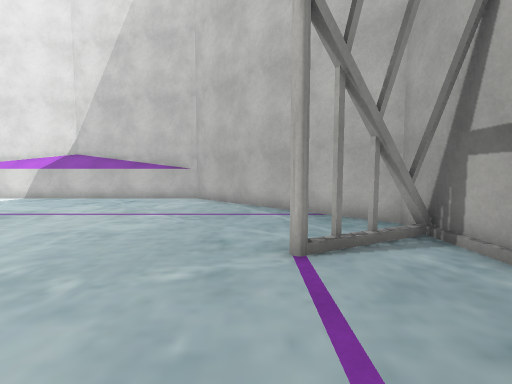
View 1 (above)

21 first-person views from a walk through a Unity game level. The camera is 1.2 m above the floor, tilts 4° down and sees 90° across. The floor is counted in squares, 1 m on a side. Each view is taken from the middle of a square. On the plan, view 1 faces up. The plan holds only what a view shows up to about 12 squares ahead; the rest is blank. The place goes on beyond the plan. Some surface patterns are stand-ins.

View 2
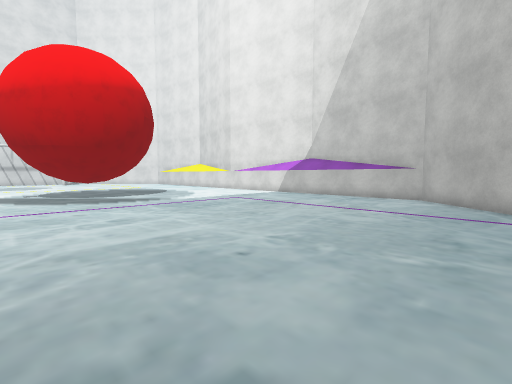

View 3
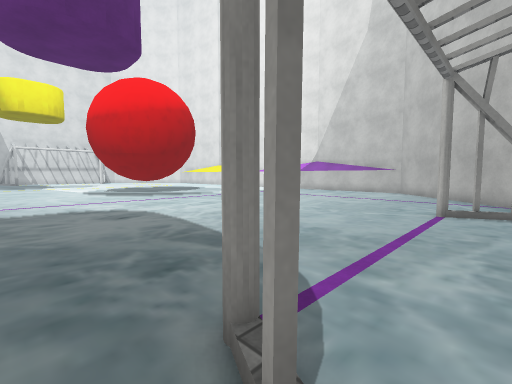

View 4
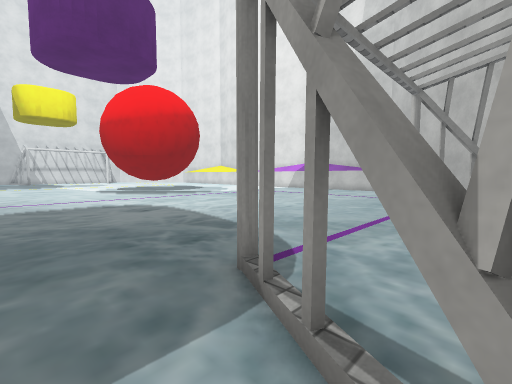

View 5
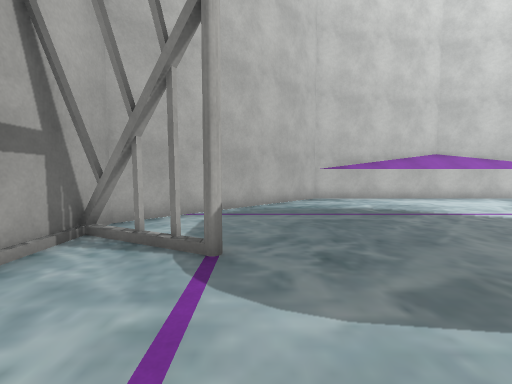

View 6
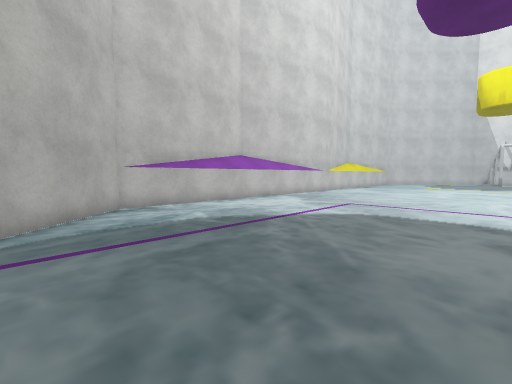

View 7
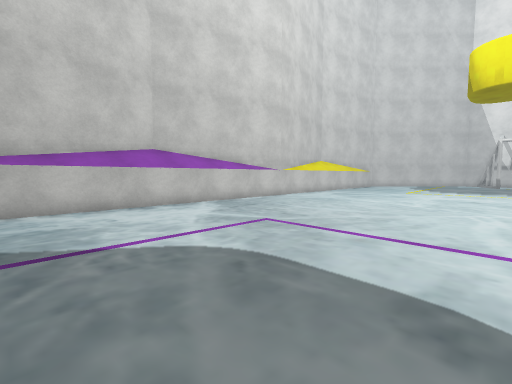

View 8
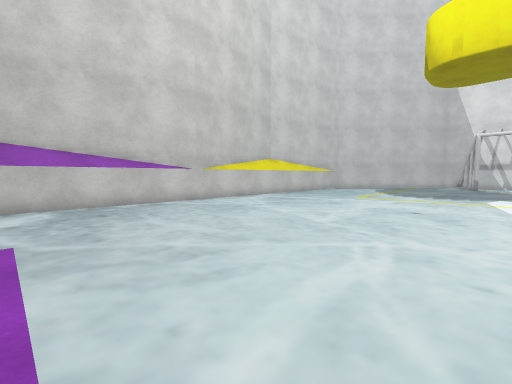

View 9
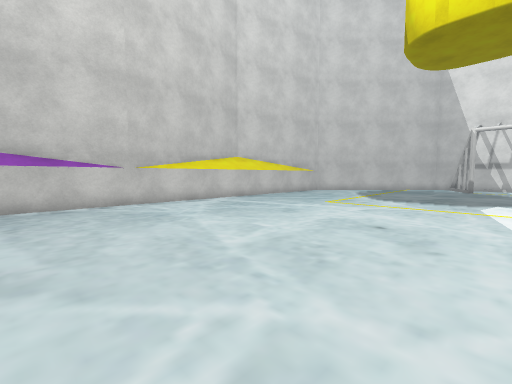

View 10
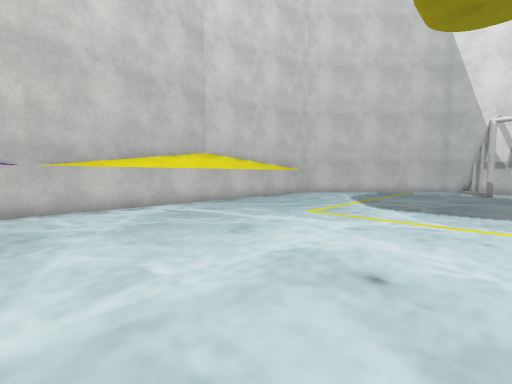

View 11
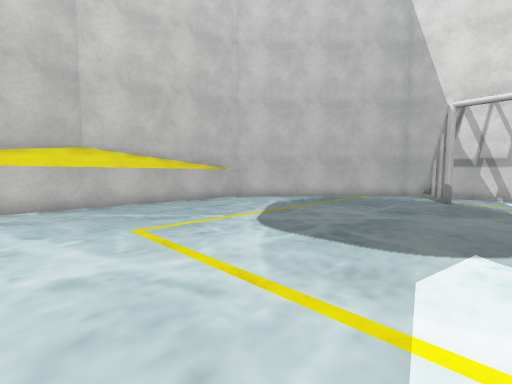

View 12
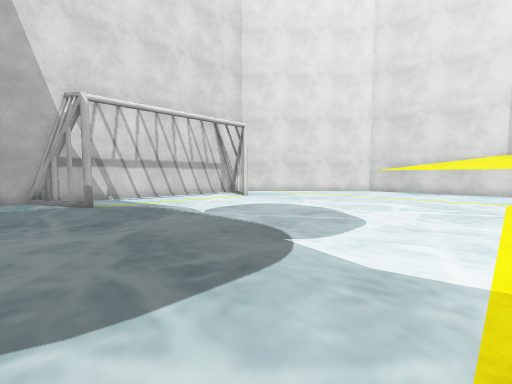

View 13
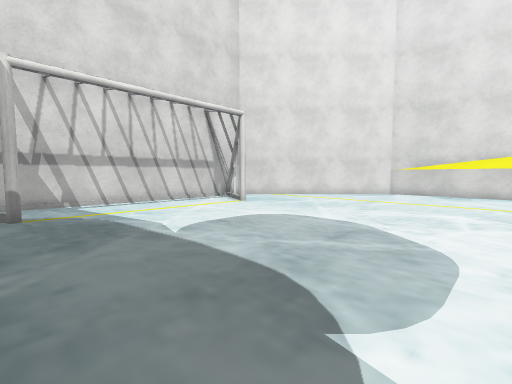

View 14
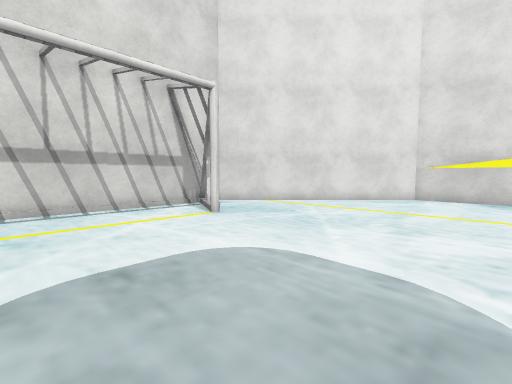

View 15
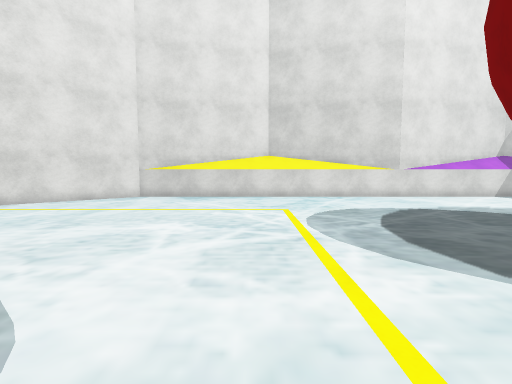

View 16
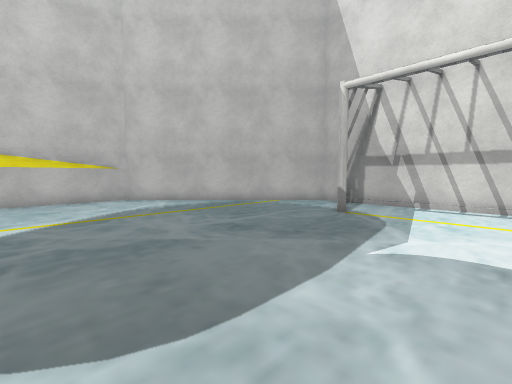

View 17
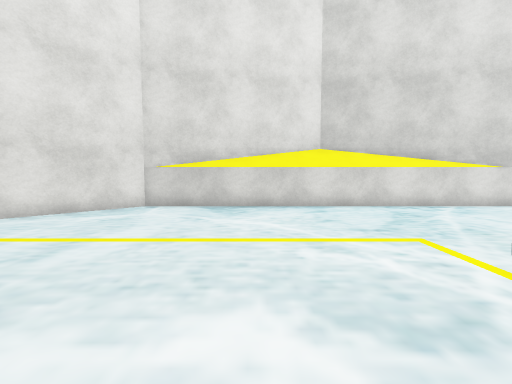

View 18
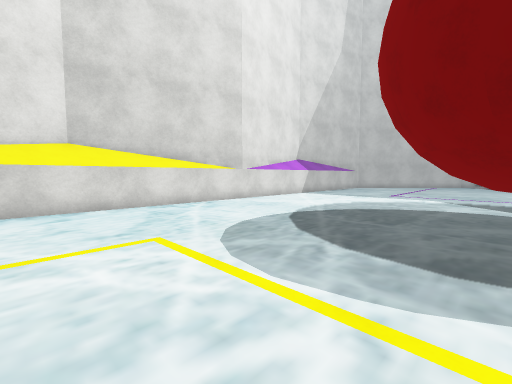

View 19
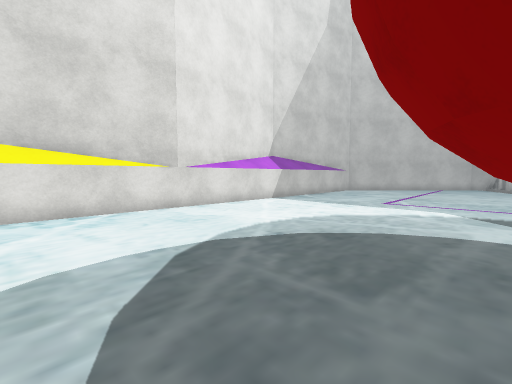

View 20
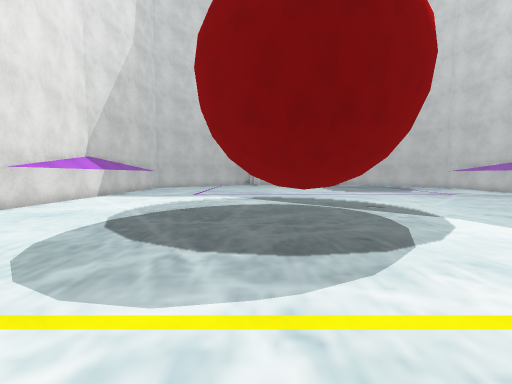

View 21
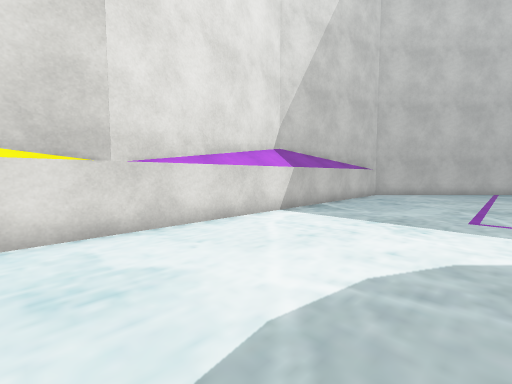

### Floor plan
Key: @ floor where view 1 was taken; # wall or solid block; . floor; C white cylinder; T thing the floor can be seen under or through.
Columns run from 37 left of view 1 to 4 right of it. Each row starts with its distance up from view 1.
 13       ##########################  ##
 12      ##............................##
 11     ##..............................##
 10    ##................................##
  9   ##..................................##
  8  ##....................................##
  7 ##......................................##
  6 #........................................#
  5 ##......................................##
  4 #..C...............TT  ...............C..#
  3 #..................TT  ..................
  2 #..................TT  .................
  1 #..................T#  .................
  0 #...................  ...............@..
 -1 #..............  .......................
 -2 #.......................................
 -3 #........................................
 -4 #..C..................................C..#
 -5 ##......................................##
 -6 #........................................#
 -7 ##......................................##
 -8  ##....................................##
 -9   ##..................................##
-10    ##................................##
-11     ##..............................##
-12      ##............................##
-13       ##############################

Where each view was taken, in squares from view 1:
view 1: 0 up, 0 right, facing up
view 2: 1 down, 0 right, facing up-left
view 3: 5 down, 2 right, facing up-left
view 4: 6 down, 3 right, facing up-left
view 5: 0 up, 0 right, facing down
view 6: 3 down, 0 right, facing down-left
view 7: 3 down, 5 left, facing down-left
view 8: 2 down, 10 left, facing down-left
view 9: 2 down, 13 left, facing down-left
view 10: 3 down, 16 left, facing down-left
view 11: 2 down, 21 left, facing down-left
view 12: 6 down, 23 left, facing up-left
view 13: 4 down, 25 left, facing up-left
view 14: 1 down, 27 left, facing up-left
view 15: 1 down, 24 left, facing up
view 16: 0 up, 26 left, facing down-left
view 17: 3 up, 26 left, facing up
view 18: 3 up, 25 left, facing up-right
view 19: 4 up, 21 left, facing up-right
view 20: 4 up, 25 left, facing right
view 21: 7 up, 18 left, facing up-right
